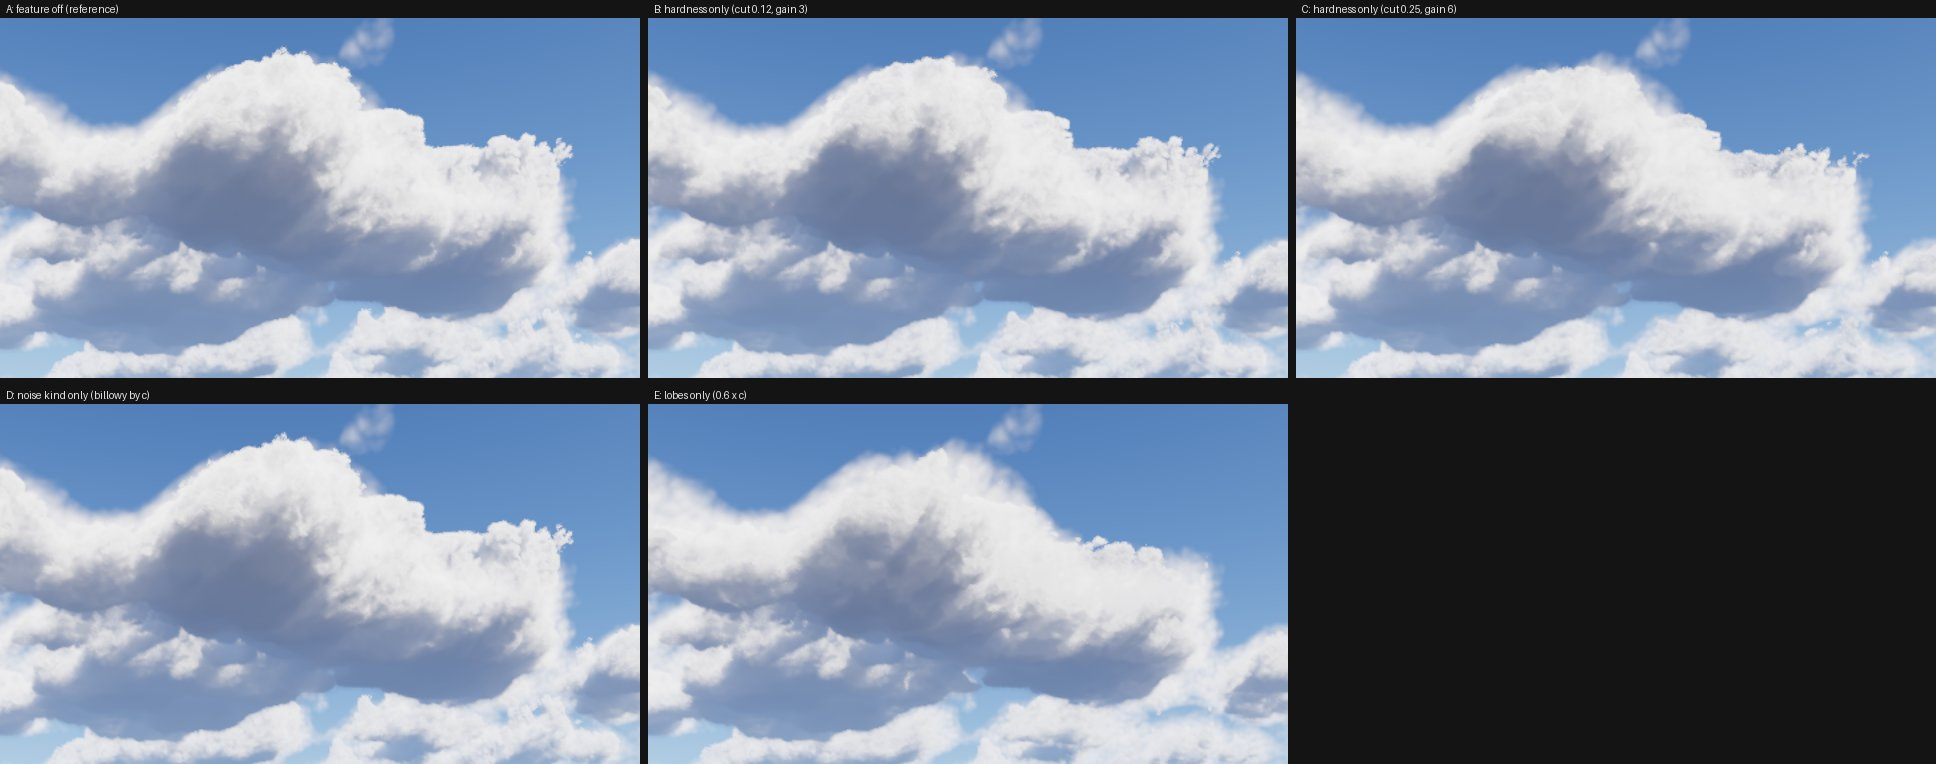

Recreate this plot in Python.
# P2.5e sheet: gp7 (fit lighting), edge character factors one at a time, soft branch disabled (low c as feature off).
# Each panel is the 1:1 crop of P2.5d (central body's upper outline and right flank; x 440..1080, y 200..560 of the 1280x720 frame).
# Run from this directory: python3 sheet.py
from PIL import Image, ImageDraw, ImageChops
import numpy as np
CX, CY, W, H, LH, G = 440, 200, 640, 360, 18, 8
cols = [('A', 'A: feature off (reference)'), ('B', 'B: hardness only (cut 0.12, gain 3)'), ('C', 'C: hardness only (cut 0.25, gain 6)'),
        ('D', 'D: noise kind only (billowy by c)'), ('E', 'E: lobes only (0.6 x c)')]
ims = {s: Image.open(f'{s}/gp7.png').convert('RGB') for s, _ in cols}
# 3 + 2 grid
sheet = Image.new('RGB', (3 * W + 2 * G, 2 * (LH + H) + G), (20, 20, 20))
d = ImageDraw.Draw(sheet)
ref = np.asarray(ims['A'], dtype=np.int16)
for i, (s, name) in enumerate(cols):
    x0 = (i % 3) * (W + G); y0 = (i // 3) * (LH + H + G)
    diff = np.abs(np.asarray(ims[s], dtype=np.int16) - ref).max(axis=2)
    print(s, 'mean abs diff vs A /255 %.2f, px > 20: %d' % (diff.mean(), int((diff > 20).sum())))
    d.text((x0 + 6, y0 + 3), name, fill=(230, 230, 230))
    sheet.paste(ims[s].crop((CX, CY, CX + W, CY + H)), (x0, y0 + LH))
sheet.save('sheet.jpg', quality=85)
